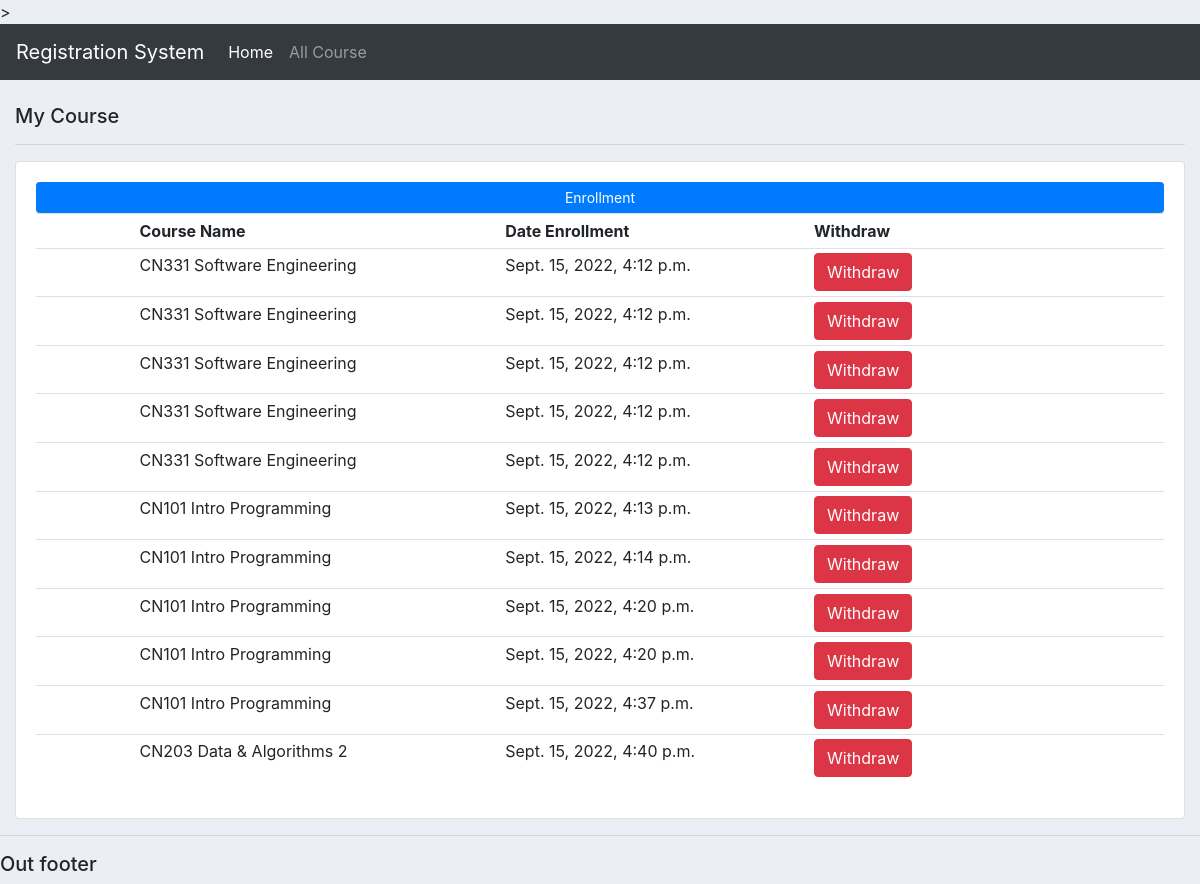
The app's page / (signed in), older data.
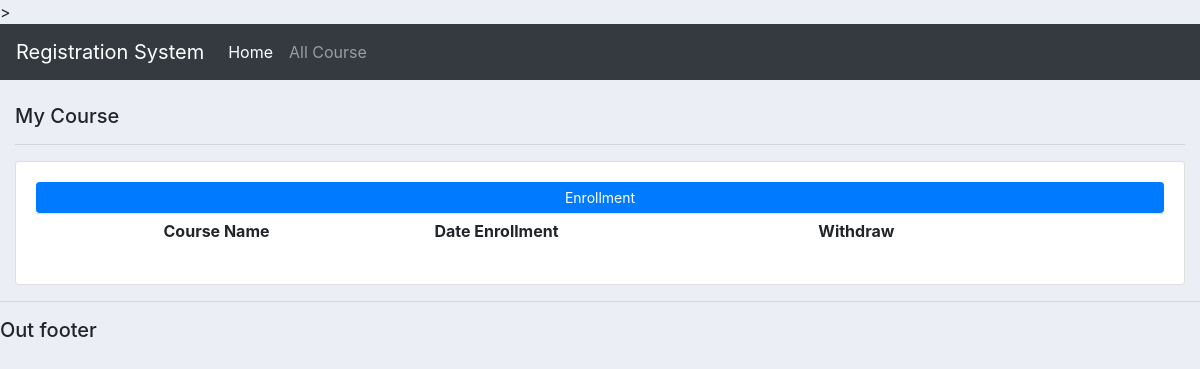
The same page, newer data.
### users/models.py (models this page shows, shortened)
class Order(models.Model):
    user = models.ForeignKey(User, null=True, on_delete= models.SET_NULL)
    course = models.ForeignKey(Course, null=True, on_delete= models.SET_NULL)
    date_created = models.DateTimeField(auto_now_add=True, null=True)

class Course(models.Model):
    course_num = models.CharField(max_length=5)
    course_name = models.CharField(max_length=64)
    seat = models.IntegerField(null=True)
    maxSeat = models.IntegerField(null=True)
    semester = models.IntegerField(null=True)
    year = models.IntegerField(null=True)
    state = models.BooleanField(default=None)
    def __str__(self):
        return f"{self.course_num} {self.course_name} "

### users/views.py (the view)
# urls.py: 2. Add a URL to urlpatterns:  path('', views.home, name='home')
def home(request, message=None):
    user = User.objects.get(id=request.user.id)
    orders = Order.objects.filter(user=user)
    context = {'orders':orders, "err_message": message}
    return render(request, 'users/dashboard.html', context, )

### users/templates/users/dashboard.html (shortened to what this page needs)
{%  extends 'users/main.html' %}
{% block content %}
<br>
	<div class="col-md">
		<h5>My Course</h5>
		<hr>
		<div class="card card-body">
			<a class="btn btn-primary btn-sm btn-block" href="{% url 'create_enrollment' %}">Enrollment</a>
			<table class="table table-sm">
				<tr>
					<th width="30"></th>
					<th width="60">Course Name</th>
					<th width="30">Date Enrollment</th>
					<th width="30">Withdraw</th>
				</tr>
				{% for order in orders %}
					<tr>
						<td></td>
						<td>{{order.course}}</td>
						<td>{{order.date_created}}</td>
						<td>
							<form action="{% url 'delete_enrollment' order.id %}">
								<button type="submit" class="btn btn-danger" onclick="return confirm('Are you sure ??')">Withdraw</button>
							</form>
						</td>
					</tr>
				{% endfor %}
			</table>
		</div>
	</div>
{% endblock %}

### users/templates/users/main.html (shortened to what this page needs)
{% load static %}
<!DOCTYPE html>
<html>
    <head>
        <link rel="stylesheet" href="https://cdn.jsdelivr.net/npm/bootstrap@4.3.1/dist/css/bootstrap.min.css"
>
        <link rel="stylesheet" type="text/css" href="{% static '/css/main.css' %}">>
    </head>
    <body>
        {% include 'users/navbar.html' %}
        {% block content %}
        {% endblock content %}
        <hr>
        <h5>Out footer</h5>
    </body>
</html>

### users/templates/users/navbar.html (shortened to what this page needs)
<nav class="navbar navbar-expand-lg navbar-dark bg-dark">
    <a class="navbar-brand" href="#">Registration System</a>
    <div class="collapse navbar-collapse" id="navbarNav">
      <ul class="navbar-nav">
        <li class="nav-item active">
          <a class="nav-link" href={% url 'home' %}>Home</a>
        </li>
        <li class="nav-item">
          <a class="nav-link" href={% url 'all_course' %}>All Course</a>
        </li>
      </ul>
    </div>
  </nav>

### static/css/main.css (style rules this page uses)
body { background-color: #ebeff5; }

Row changes from the older to the newer data that the page shows:
removed Order: course "CN331 Software Engineering", date_created "Sept. 15, 2022, 4:12 p.m."
removed Order: course "CN331 Software Engineering", date_created "Sept. 15, 2022, 4:12 p.m."
removed Order: course "CN331 Software Engineering", date_created "Sept. 15, 2022, 4:12 p.m."
removed Order: course "CN331 Software Engineering", date_created "Sept. 15, 2022, 4:12 p.m."
removed Order: course "CN331 Software Engineering", date_created "Sept. 15, 2022, 4:12 p.m."
removed Order: course "CN101 Intro Programming", date_created "Sept. 15, 2022, 4:13 p.m."
removed Order: course "CN101 Intro Programming", date_created "Sept. 15, 2022, 4:14 p.m."
removed Order: course "CN101 Intro Programming", date_created "Sept. 15, 2022, 4:20 p.m."
removed Order: course "CN101 Intro Programming", date_created "Sept. 15, 2022, 4:20 p.m."
removed Order: course "CN101 Intro Programming", date_created "Sept. 15, 2022, 4:37 p.m."
removed Order: course "CN203 Data & Algorithms 2", date_created "Sept. 15, 2022, 4:40 p.m."
